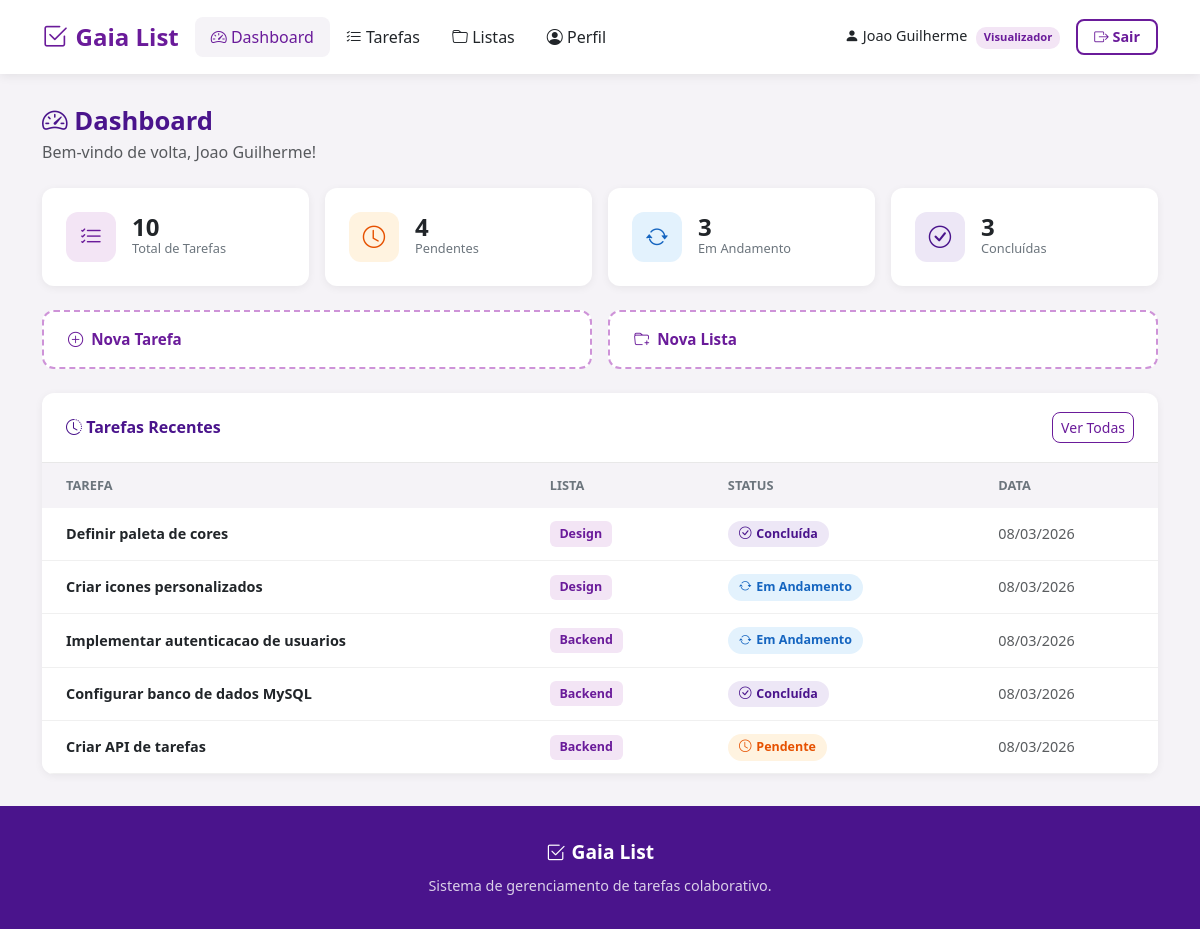
Page /dashboard.php (signed in) on the committed database.
### tables this page shows
CREATE TABLE IF NOT EXISTS tarefas (
    id INT AUTO_INCREMENT PRIMARY KEY,
    titulo VARCHAR(150) NOT NULL,
    descricao TEXT,
    status ENUM('pendente', 'andamento', 'concluida') NOT NULL DEFAULT 'pendente',
    lista_id INT NOT NULL,
    usuario_id INT NOT NULL,
    data_criacao DATETIME DEFAULT CURRENT_TIMESTAMP,
    FOREIGN KEY (lista_id) REFERENCES listas(id) ON DELETE CASCADE,
    FOREIGN KEY (usuario_id) REFERENCES usuarios(id) ON DELETE CASCADE
);

### dashboard.php (the view, shortened to what this page needs)
<?php
require_once 'includes/header_privado.php';
require_once 'includes/conexao.php';
$stmt = $PDO->prepare("SELECT COUNT(*) AS total FROM tarefas");
$stmt->execute();
$totalTarefas = $stmt->fetch(PDO::FETCH_OBJ)->total;
$status = 'pendente';
$stmt = $PDO->prepare("SELECT COUNT(*) AS total FROM tarefas WHERE status = ?");
$stmt->bindParam(1, $status);
$stmt->execute();
$tarefasPendentes = $stmt->fetch(PDO::FETCH_OBJ)->total;
$status = 'andamento';
$stmt = $PDO->prepare("SELECT COUNT(*) AS total FROM tarefas WHERE status = ?");
$stmt->bindParam(1, $status);
$stmt->execute();
$tarefasAndamento = $stmt->fetch(PDO::FETCH_OBJ)->total;
$status = 'concluida';
$stmt = $PDO->prepare("SELECT COUNT(*) AS total FROM tarefas WHERE status = ?");
$stmt->bindParam(1, $status);
$stmt->execute();
$tarefasConcluidas = $stmt->fetch(PDO::FETCH_OBJ)->total;
$stmt = $PDO->prepare("SELECT id, nome FROM listas");
$stmt->execute();
$listasNomes = array();
$row = $stmt->fetch(PDO::FETCH_OBJ);
while ($row) {
    $listasNomes[$row->id] = $row->nome;
    $row = $stmt->fetch(PDO::FETCH_OBJ);
}
$stmt = $PDO->prepare("SELECT id, titulo, status, lista_id, data_criacao FROM tarefas ORDER BY data_criacao DESC LIMIT 5");
$stmt->execute();
$tarefasRecentes = array();
$row = $stmt->fetch(PDO::FETCH_OBJ);
while ($row) {
    $nomeLista = isset($listasNomes[$row->lista_id]) ? $listasNomes[$row->lista_id] : 'Sem lista';
    $tarefasRecentes[] = array(
        'id' => $row->id,
        'titulo' => $row->titulo,
        'lista' => $nomeLista,
        'status' => $row->status,
        'data' => date('d/m/Y', strtotime($row->data_criacao))
    );
    $row = $stmt->fetch(PDO::FETCH_OBJ);
}
?>
        <section class="dashboard-section">
            <div class="container">
                <div class="dashboard-header">
                    <h2><i class="bi bi-speedometer2"></i> Dashboard</h2>
                    <p class="text-muted">Bem-vindo de volta, <?php echo isset($_SESSION['nome']) ? $_SESSION['nome'] : 'Usuário'; ?>!</p>
                </div>
                <div class="row g-3 mb-4">
                    <div class="col-6 col-lg-3">
                        <div class="dash-card">
                            <div class="dash-card-icon dash-icon-total">
                                <i class="bi bi-list-check"></i>
                            </div>
                            <div class="dash-card-info">
                                <span class="dash-card-number"><?php echo $totalTarefas; ?></span>
                                <span class="dash-card-label">Total de Tarefas</span>
                            </div>
                        </div>
                    </div>
                    <div class="col-6 col-lg-3">
                        <div class="dash-card">
                            <div class="dash-card-icon dash-icon-pendente">
                                <i class="bi bi-clock"></i>
                            </div>
                            <div class="dash-card-info">
                                <span class="dash-card-number"><?php echo $tarefasPendentes; ?></span>
                                <span class="dash-card-label">Pendentes</span>
                            </div>
                        </div>
                    </div>
                    <div class="col-6 col-lg-3">
                        <div class="dash-card">
                            <div class="dash-card-icon dash-icon-andamento">
                                <i class="bi bi-arrow-repeat"></i>
                            </div>
                            <div class="dash-card-info">
                                <span class="dash-card-number"><?php echo $tarefasAndamento; ?></span>
                                <span class="dash-card-label">Em Andamento</span>
                            </div>
                        </div>
                    </div>
                    <div class="col-6 col-lg-3">
                        <div class="dash-card">
                            <div class="dash-card-icon dash-icon-concluida">
                                <i class="bi bi-check-circle"></i>
                            </div>
                            <div class="dash-card-info">
                                <span class="dash-card-number"><?php echo $tarefasConcluidas; ?></span>
                                <span class="dash-card-label">Concluídas</span>
                            </div>
                        </div>
                    </div>
                </div>
                <div class="row g-3 mb-4">
                    <div class="col-md-6">
                        <a href="tarefas.php" class="dash-shortcut">
                            <i class="bi bi-plus-circle"></i> Nova Tarefa
                        </a>
                    </div>
                    <div class="col-md-6">
                        <a href="listas.php" class="dash-shortcut">
                            <i class="bi bi-folder-plus"></i> Nova Lista
                        </a>
                    </div>
                </div>
                <div class="dash-table-card">
                    <div class="dash-table-header">
                        <h5><i class="bi bi-clock-history"></i> Tarefas Recentes</h5>
                        <a href="tarefas.php" class="btn btn-sm btn-gaia-outline">Ver Todas</a>
                    </div>
                    <div class="table-responsive">
                        <table class="table table-hover dash-table">
                            <thead>
                                <tr>
                                    <th>Tarefa</th>
                                    <th>Lista</th>
                                    <th>Status</th>
                                    <th>Data</th>
                                </tr>
                            </thead>
                            <tbody>
                                <?php for ($i = 0; $i < count($tarefasRecentes); $i++) : ?>
                                <?php $tarefa = $tarefasRecentes[$i]; ?>
                                <tr class="cursor-pointer" data-href="tarefa_detalhes.php?id=<?php echo $tarefa['id']; ?>">
                                    <td class="fw-semibold">
                                        <a href="tarefa_detalhes.php?id=<?php echo $tarefa['id']; ?>" class="text-decoration-none text-dark">
                                            <?php echo $tarefa['titulo']; ?>
                                        </a>
                                    </td>
                                    <td>
                                        <span class="badge-lista"><?php echo $tarefa['lista']; ?></span>
                                    </td>
                                    <td>
                                        <?php if ($tarefa['status'] === 'pendente') : ?>
                                            <span class="status-badge status-pendente">
                                                <i class="bi bi-clock"></i> Pendente
                                            </span>
                                        <?php elseif ($tarefa['status'] === 'andamento') : ?>
                                            <span class="status-badge status-andamento">
                                                <i class="bi bi-arrow-repeat"></i> Em Andamento
                                            </span>
                                        <?php else : ?>
                                            <span class="status-badge status-concluida">
                                                <i class="bi bi-check-circle"></i> Concluída
                                            </span>
                                        <?php endif; ?>
                                    </td>
                                    <td class="text-muted"><?php echo $tarefa['data']; ?></td>
                                </tr>
                                <?php endfor; ?>
                            </tbody>
                        </table>
                    </div>
                </div>
            </div>
        </section>
<?php require_once 'includes/footer.php'; ?>

### style.css (style rules this page uses)
body { font-family: 'Segoe UI', Tahoma, Geneva, Verdana, sans-serif; color: #212529; background-color: #f5f3f7; display: flex; flex-direction: column; min-height: 100vh; }
.btn-gaia-outline { color: #6A1B9A; border: 1px solid #6A1B9A; border-radius: 8px; font-weight: 500; }
.dashboard-section { padding: 2rem 0; }
.dashboard-header { margin-bottom: 1.5rem; }
.dashboard-header h2 { font-weight: 700; color: #4A148C; font-size: 1.6rem; margin-bottom: 0.2rem; }
.dash-card { background-color: #ffffff; border-radius: 12px; padding: 1.5rem; box-shadow: 0 2px 8px rgba(0, 0, 0, 0.06); display: flex; align-items: center; gap: 1rem; height: 100%; }
.dash-card-icon { width: 50px; height: 50px; border-radius: 12px; display: flex; align-items: center; justify-content: center; font-size: 1.4rem; }
.dash-icon-total { background-color: #f3e5f5; color: #6A1B9A; }
.dash-icon-pendente { background-color: #fff3e0; color: #e65100; }
.dash-icon-andamento { background-color: #e3f2fd; color: #1565c0; }
.dash-icon-concluida { background-color: #ede7f6; color: #4A148C; }
.dash-card-info { display: flex; flex-direction: column; }
.dash-card-number { font-size: 1.5rem; font-weight: 800; color: #212529; line-height: 1; }
.dash-card-label { font-size: 0.8rem; color: #6c757d; font-weight: 500; }
.dash-shortcut { display: flex; align-items: center; gap: 0.5rem; background-color: #ffffff; border: 2px dashed #CE93D8; border-radius: 12px; padding: 1rem 1.5rem; color: #6A1B9A; font-weight: 600; text-decoration: none; font-size: 0.95rem; }
.dash-table-card { background-color: #ffffff; border-radius: 12px; box-shadow: 0 2px 8px rgba(0, 0, 0, 0.06); overflow: hidden; }
.dash-table-header { display: flex; justify-content: space-between; align-items: center; padding: 1.2rem 1.5rem; border-bottom: 1px solid #e8e8e8; }
.dash-table-header h5 { font-weight: 700; color: #4A148C; margin-bottom: 0; font-size: 1rem; }
.dash-table { margin-bottom: 0; }
.dash-table thead th { background-color: #f5f3f7; color: #6c757d; font-size: 0.8rem; font-weight: 600; text-transform: uppercase; padding: 0.8rem 1.5rem; border: none; }
.dash-table tbody td { padding: 0.8rem 1.5rem; vertical-align: middle; font-size: 0.9rem; border-color: #f0f0f0; }
.status-badge { display: inline-flex; align-items: center; gap: 0.3rem; padding: 0.25rem 0.7rem; border-radius: 20px; font-size: 0.78rem; font-weight: 600; }
.status-pendente { background-color: #fff3e0; color: #e65100; }
.status-andamento { background-color: #e3f2fd; color: #1565c0; }
.status-concluida { background-color: #ede7f6; color: #4A148C; }
.badge-lista { display: inline-block; background-color: #f3e5f5; color: #6A1B9A; padding: 0.2rem 0.6rem; border-radius: 6px; font-size: 0.78rem; font-weight: 600; }
.cursor-pointer { cursor: pointer; }

### rows in the picture
tarefas: titulo "Definir paleta de cores", lista "Design", status "concluida" (drawn), data "08/03/2026"
tarefas: titulo "Criar icones personalizados", lista "Design", status "andamento" (drawn), data "08/03/2026"
tarefas: titulo "Implementar autenticacao de usuarios", lista "Backend", status "andamento" (drawn), data "08/03/2026"
tarefas: titulo "Configurar banco de dados MySQL", lista "Backend", status "concluida" (drawn), data "08/03/2026"
tarefas: titulo "Criar API de tarefas", lista "Backend", status "pendente" (drawn), data "08/03/2026"

### other values in the picture
$_SESSION['nome'] "Joao Guilherme"
$_SESSION['perfil'] "Visualizador"
$totalTarefas "10"
$tarefasPendentes "4"
$tarefasAndamento "3"
$tarefasConcluidas "3"
